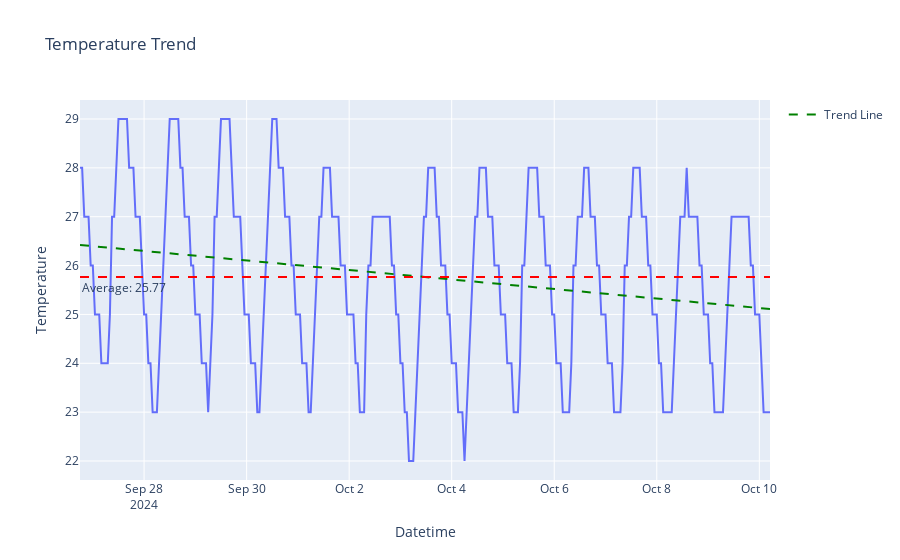

Write notebook code for a chart like this one.
### Code cell
import plotly.express as px
import numpy as np

avg_temp = df['temp'].mean()

slope, intercept, *_ = show_pearson_correlation(df.index, df['temp'])
trend_line = intercept + slope * np.arange(len(df))

fig = px.line(df, x='datetime', y='temp', title='Temperature Trend')
fig.add_hline(y=avg_temp, line_dash="dash", line_color="red", annotation_text=f'Average: {avg_temp:.2f}', annotation_position="bottom left")
fig.add_scatter(x=df['datetime'], y=trend_line, mode='lines', name='Trend Line', line={'color': 'green', 'dash': 'dash'})

fig.update_layout(
    xaxis_title='Datetime',
    yaxis_title='Temperature',
    showlegend=True
)

fig.show()

### Figure 1 — Plotly figure (JSON) as saved in the notebook; plotly's stock layout.template omitted (floating-point values rounded to 4 significant figures; data arrays with more than 128 entries replaced by an {"elided": "..."} marker saying what was removed)
{"data": [{"hovertemplate": "datetime=%{x}<br>temp=%{y}<extra></extra>", "legendgroup": "", "line": {"color": "#636efa", "dash": "solid"}, "marker": {"symbol": "circle"}, "mode": "lines", "name": "", "orientation": "v", "showlegend": false, "type": "scatter", "x": {"elided": "324 str values"}, "xaxis": "x", "y": {"elided": "324 int values"}, "yaxis": "y"}, {"line": {"color": "green", "dash": "dash"}, "mode": "lines", "name": "Trend Line", "type": "scatter", "x": {"elided": "324 str values"}, "y": {"elided": "324 float values"}}], "layout": {"annotations": [{"showarrow": false, "text": "Average: 25.77", "x": 0, "xanchor": "left", "xref": "x domain", "y": 25.77, "yanchor": "top", "yref": "y"}], "legend": {"tracegroupgap": 0}, "shapes": [{"line": {"color": "red", "dash": "dash"}, "type": "line", "x0": 0, "x1": 1, "xref": "x domain", "y0": 25.77, "y1": 25.77, "yref": "y"}], "showlegend": true, "title": {"text": "Temperature Trend"}, "xaxis": {"anchor": "y", "domain": [0, 1], "title": {"text": "Datetime"}}, "yaxis": {"anchor": "x", "domain": [0, 1], "title": {"text": "Temperature"}}}}
